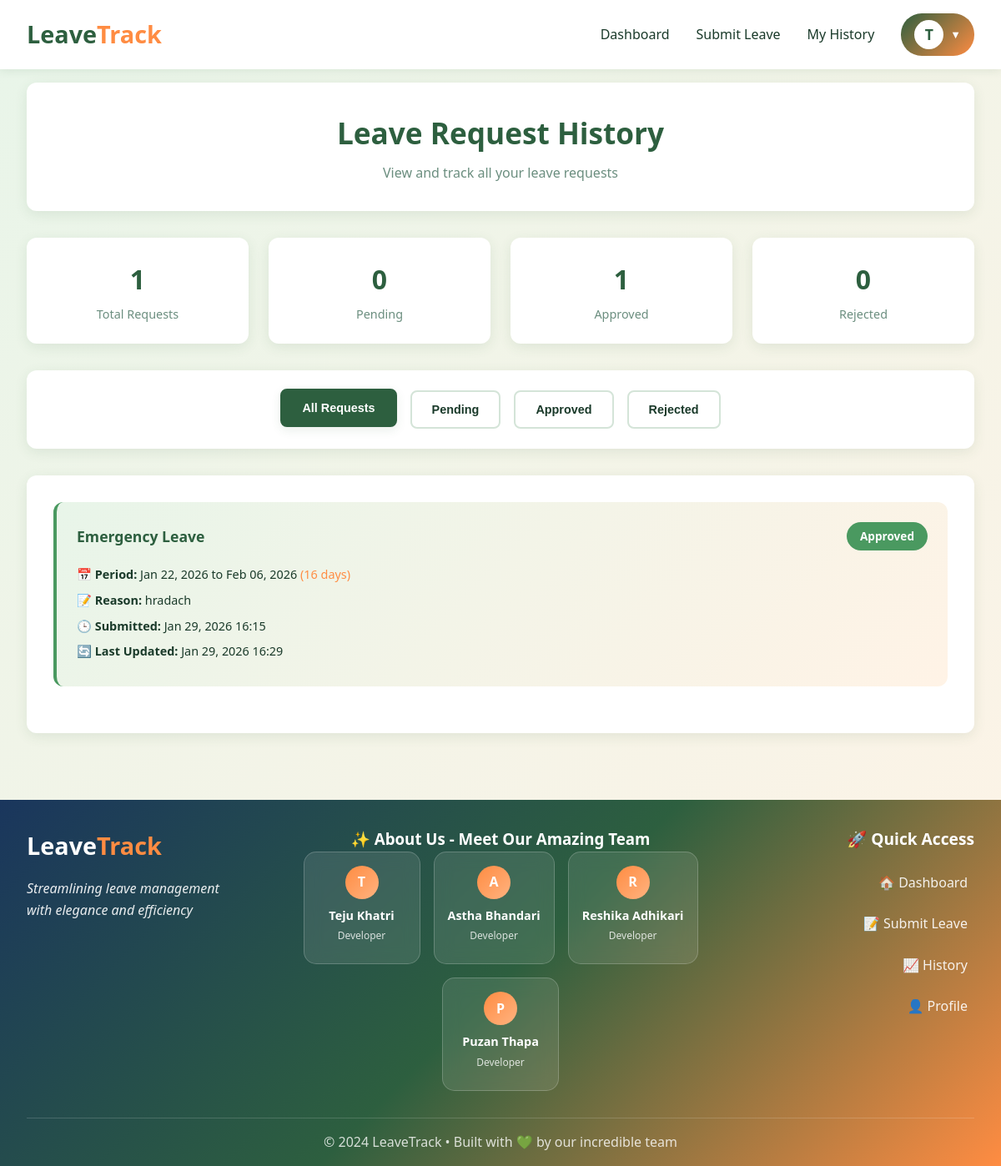
The app's page /leave/history/ (signed in) with its own data.
### tracking/models.py (models this page shows, shortened)
class CustomUser(AbstractUser):
    ROLE_CHOICES = (
        ('admin', 'Admin'),
        ('user', 'User'),
    )
    role = models.CharField(max_length=10, choices=ROLE_CHOICES, default='user')
    phone = models.CharField(max_length=15, blank=True, null=True)
    department = models.CharField(max_length=100, blank=True, null=True)

class LeaveRequest(models.Model):
    STATUS_CHOICES = (
        ('pending', 'Pending'),
        ('approved', 'Approved'),
        ('rejected', 'Rejected'),
    )
    LEAVE_TYPE_CHOICES = (
        ('sick', 'Sick Leave'),
        ('casual', 'Casual Leave'),
        ('vacation', 'Vacation'),
        ('emergency', 'Emergency Leave'),
        ('other', 'Other'),
    )
    user = models.ForeignKey(CustomUser, on_delete=models.CASCADE, related_name='leave_requests')
    leave_type = models.CharField(max_length=20, choices=LEAVE_TYPE_CHOICES, default='casual')
    start_date = models.DateField()
    end_date = models.DateField()
    reason = models.TextField()
    status = models.CharField(max_length=10, choices=STATUS_CHOICES, default='pending')
    admin_comment = models.TextField(blank=True, null=True)
    submitted_on = models.DateTimeField(default=timezone.now)
    updated_on = models.DateTimeField(auto_now=True)
    class Meta:
        ordering = ['-submitted_on']
    @property
    def days_count(self):
        return (self.end_date - self.start_date).days + 1

### tracking/views.py (the view)
# urls.py: path('leave/history/', views.leave_history, name='leave_history'),
@login_required
def leave_history(request):
    if request.user.role == 'admin':
        leave_requests = LeaveRequest.objects.all()
    else:
        leave_requests = LeaveRequest.objects.filter(user=request.user)
    pending_count = leave_requests.filter(status='pending').count()
    approved_count = leave_requests.filter(status='approved').count()
    rejected_count = leave_requests.filter(status='rejected').count()
    total_count = leave_requests.count()
    context = {
        'leave_requests': leave_requests,
        'pending_count': pending_count,
        'approved_count': approved_count,
        'rejected_count': rejected_count,
        'total_count': total_count,
    }
    return render(request, 'leave_history.html', context)

### tracking/templates/leave_history.html (shortened to what this page needs)
{% extends 'base.html' %}
{% block content %}
<div class="full-container">
    <div class="page-header">
        <h1>Leave Request History</h1>
        <p>View and track all {% if user.role == 'admin' %}leave requests{% else %}your leave requests{% endif %}</p>
    </div>
    <div class="stats-row">
        <div class="stat-box">
            <div class="stat-number">{{ total_count }}</div>
            <div class="stat-label">Total Requests</div>
        </div>
        <div class="stat-box">
            <div class="stat-number">{{ pending_count }}</div>
            <div class="stat-label">Pending</div>
        </div>
        <div class="stat-box">
            <div class="stat-number">{{ approved_count }}</div>
            <div class="stat-label">Approved</div>
        </div>
        <div class="stat-box">
            <div class="stat-number">{{ rejected_count }}</div>
            <div class="stat-label">Rejected</div>
        </div>
    </div>
    <div class="filter-section">
        <div class="filter-buttons">
            <button class="filter-btn active" onclick="filterRequests('all')">All Requests</button>
            <button class="filter-btn" onclick="filterRequests('pending')">Pending</button>
            <button class="filter-btn" onclick="filterRequests('approved')">Approved</button>
            <button class="filter-btn" onclick="filterRequests('rejected')">Rejected</button>
        </div>
    </div>
    <div class="history-container">
        {% if leave_requests %}
            {% for request in leave_requests %}
            <div class="request-card {{ request.status }}" data-status="{{ request.status }}">
                <div class="request-header">
                    <div class="request-info">
                        <span class="request-type">{{ request.get_leave_type_display }}</span>
                    </div>
                    <span class="status-badge status-{{ request.status }}">{{ request.get_status_display }}</span>
                </div>
                <div class="request-details">
                    <p><strong>📅 Period:</strong> {{ request.start_date|date:"M d, Y" }} to {{ request.end_date|date:"M d, Y" }} <span style="color: var(--primary-orange);">({{ request.days_count }} days)</span></p>
                    <p><strong>📝 Reason:</strong> {{ request.reason }}</p>
                    <p><strong>🕒 Submitted:</strong> {{ request.submitted_on|date:"M d, Y H:i" }}</p>
                    <p><strong>🔄 Last Updated:</strong> {{ request.updated_on|date:"M d, Y H:i" }}</p>
                </div>
            </div>
            {% endfor %}
        {% endif %}
    </div>
</div>
{% endblock %}

### tracking/templates/base.html (shortened to what this page needs)
<!DOCTYPE html>
<html lang="en">
<head>
</head>
<body>
    <nav class="navbar">
        <div class="nav-container">
            <a href="{% url 'home' %}" class="logo">Leave<span>Track</span></a>
            <ul class="nav-links">
                {% if user.is_authenticated %}
                    {% if user.role == 'admin' %}
                        <li><a href="{% url 'admin_dashboard' %}">Dashboard</a></li>
                        <li><a href="{% url 'leave_history' %}">All Requests</a></li>
                    {% else %}
                        <li><a href="{% url 'user_dashboard' %}">Dashboard</a></li>
                        <li><a href="{% url 'submit_leave' %}">Submit Leave</a></li>
                        <li><a href="{% url 'leave_history' %}">My History</a></li>
                    {% endif %}
                    <li class="profile-dropdown">
                        <div class="profile-icon" onclick="toggleDropdown()">
                            <span class="profile-avatar">{{ user.username|first|upper }}</span>
                            <span class="dropdown-arrow">▼</span>
                        </div>
                    </li>
                {% else %}
                    <li><a href="{% url 'home' %}">Home</a></li>
                    <li><a href="{% url 'login' %}" class="btn btn-primary">Login</a></li>
                    <li><a href="{% url 'signup' %}" class="btn btn-secondary">Sign Up</a></li>
                {% endif %}
            </ul>
        </div>
    </nav>
    {% block content %}{% endblock %}
    <footer class="footer">
        <div class="footer-container">
            <div class="footer-main">
                <div class="footer-brand">
                    <div class="brand-logo">
                        <span class="logo-text">Leave<span>Track</span></span>
                    </div>
                    <p class="brand-tagline">Streamlining leave management with elegance and efficiency</p>
                </div>
                <div class="footer-team">
                    <h3>✨ About Us - Meet Our Amazing Team</h3>
                    <div class="team-grid">
                        <div class="team-card">
                            <div class="team-avatar">T</div>
                            <div class="team-info">
                                <h4>Teju Khatri</h4>
                                <p>Developer</p>
                            </div>
                        </div>
                        <div class="team-card">
                            <div class="team-avatar">A</div>
                            <div class="team-info">
                                <h4>Astha Bhandari</h4>
                                <p>Developer</p>
                            </div>
                        </div>
                        <div class="team-card">
                            <div class="team-avatar">R</div>
                            <div class="team-info">
                                <h4>Reshika Adhikari</h4>
                                <p>Developer</p>
                            </div>
                        </div>
                        <div class="team-card">
                            <div class="team-avatar">P</div>
                            <div class="team-info">
                                <h4>Puzan Thapa</h4>
                                <p>Developer</p>
                            </div>
                        </div>
                    </div>
                </div>
                <div class="footer-links">
                    <h3>🚀 Quick Access</h3>
                    <div class="links-grid">
                        {% if user.is_authenticated %}
                            {% if user.role == 'admin' %}
                                <a href="{% url 'admin_dashboard' %}" class="footer-link">
                                    <span>📊 Admin Dashboard</span>
                                </a>
                                <a href="{% url 'create_admin' %}" class="footer-link">
                                    <span>👨‍💼 Create Admin</span>
                                </a>
                            {% else %}
                                <a href="{% url 'user_dashboard' %}" class="footer-link">
                                    <span>🏠 Dashboard</span>
                                </a>
                                <a href="{% url 'submit_leave' %}" class="footer-link">
                                    <span>📝 Submit Leave</span>
                                </a>
                            {% endif %}
                            <a href="{% url 'leave_history' %}" class="footer-link">
                                <span>📈 History</span>
                            </a>
                            <a href="{% url 'profile' %}" class="footer-link">
                                <span>👤 Profile</span>
                            </a>
                        {% endif %}
                    </div>
                </div>
            </div>
            <div class="footer-bottom">
                <p>&copy; 2024 LeaveTrack • Built with 💚 by our incredible team</p>
            </div>
        </div>
    </footer>
</body>
</html>

### tracking/templates/base.html (style rules this page uses)
:root { --primary-green: #2d5f3f; --light-green: #4a9960; --lighter-green: #6fbf73; --pale-green: #e8f5e9; --primary-orange: #ff8c42; --light-orange: #ffb380; --pale-orange: #fff3e6; --white: #ffffff; --text-dark: #1a3a2a; --text-light: #6b8e7f; --border: #d4e4d8; --shadow: rgba(45, 95, 63, 0.1); }
* { margin: 0; padding: 0; box-sizing: border-box; }
body { font-family: 'Segoe UI', Tahoma, Geneva, Verdana, sans-serif; background: linear-gradient(135deg, var(--pale-green) 0%, var(--pale-orange) 100%); color: var(--text-dark); min-height: 100vh; line-height: 1.6; display: flex; flex-direction: column; }
.navbar { background: var(--white); padding: 1rem 2rem; box-shadow: 0 2px 10px var(--shadow); position: sticky; top: 0; z-index: 100; }
.nav-container { max-width: 1200px; margin: 0 auto; display: flex; justify-content: space-between; align-items: center; }
.logo { font-size: 1.8rem; font-weight: bold; color: var(--primary-green); text-decoration: none; }
.logo span { color: var(--primary-orange); }
.nav-links { display: flex; gap: 2rem; list-style: none; align-items: center; }
.nav-links a { text-decoration: none; color: var(--text-dark); font-weight: 500; transition: color 0.3s; }
.profile-dropdown { position: relative; }
.profile-icon { display: flex; align-items: center; gap: 0.5rem; cursor: pointer; padding: 0.5rem 1rem; border-radius: 25px; background: linear-gradient(135deg, var(--primary-green), var(--primary-orange)); color: var(--white); font-weight: 600; transition: all 0.3s; }
.profile-avatar { width: 35px; height: 35px; border-radius: 50%; background: var(--white); color: var(--primary-green); display: flex; align-items: center; justify-content: center; font-weight: bold; font-size: 1.1rem; }
.dropdown-arrow { font-size: 0.8rem; transition: transform 0.3s; }
.footer { background: linear-gradient(135deg, #1a365d 0%, var(--primary-green) 50%, var(--primary-orange) 100%); color: var(--white); margin-top: 4rem; padding: 2rem 0 1rem; }
.footer-container { max-width: 1200px; margin: 0 auto; padding: 0 2rem; }
.footer-main { display: grid; grid-template-columns: 1fr 2fr 1fr; gap: 3rem; margin-bottom: 2rem; }
.footer-brand { text-align: left; }
.footer-team { text-align: center; }
.footer-links { text-align: right; }
.brand-logo { display: flex; align-items: flex-start; gap: 0.5rem; margin-bottom: 1rem; }
.logo-text { font-size: 1.8rem; font-weight: bold; color: var(--white); }
.logo-text span { color: var(--primary-orange); }
.brand-tagline { opacity: 0.9; margin-bottom: 1rem; font-style: italic; }
.team-grid { display: flex; gap: 1rem; justify-content: center; flex-wrap: wrap; }
.team-card { background: rgba(255, 255, 255, 0.1); border-radius: 15px; padding: 1rem; text-align: center; transition: all 0.3s; backdrop-filter: blur(10px); border: 1px solid rgba(255, 255, 255, 0.2); flex: 0 0 auto; min-width: 140px; }
.team-avatar { width: 40px; height: 40px; margin: 0 auto 0.5rem; border-radius: 50%; background: linear-gradient(135deg, var(--primary-orange), var(--light-orange)); display: flex; align-items: center; justify-content: center; font-weight: bold; font-size: 1rem; color: var(--white); }
.team-info h4 { margin: 0.5rem 0 0.2rem; font-size: 0.9rem; color: var(--white); }
.team-info p { margin: 0 0 0.5rem; font-size: 0.75rem; opacity: 0.8; }
.footer-links h3 { margin-bottom: 1rem; font-size: 1.2rem; color: var(--white); }
.links-grid { display: flex; flex-direction: column; gap: 0.5rem; }
.footer-link { display: flex; align-items: center; gap: 0.5rem; padding: 0.5rem; color: var(--white); text-decoration: none; transition: all 0.3s; opacity: 0.9; justify-content: flex-end; }
.footer-bottom { border-top: 1px solid rgba(255, 255, 255, 0.2); padding-top: 1rem; text-align: center; opacity: 0.8; }

### records on screen
CustomUser: username|first "T"
LeaveRequest: leave_type "Emergency Leave", status "Approved", start_date "Jan 22, 2026", end_date "Feb 06, 2026", days_count "16", reason "hradach", submitted_on "Jan 29, 2026 16:15", updated_on "Jan 29, 2026 16:29"

### other values on screen
{{ total_count }} "1"
{{ pending_count }} "0"
{{ approved_count }} "1"
{{ rejected_count }} "0"
